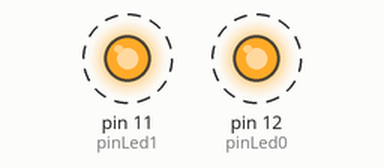
This sketch was run on a simulated Arduino Uno, built with avr-gcc and run on an emulated ATmega328P. Parts: output pins drawn as LEDs (lit = HIGH). Dashed ring = blinking.

Above: at 0.02 s.
Timing chart, 0 to 3.0 s (numbered marks = the images above):
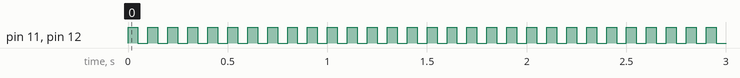

The sketch:

01_LED_test.ino
```cpp
int pinLed0 = 12;
int pinLed1 = 11;

void setup() {       // 초기화
  // put your setup code here, to run once:
  pinMode(pinLed0, OUTPUT);     // 12번 핀을 출력으로 설정
  pinMode(pinLed1, OUTPUT);     // 11번 핀을 출력으로 설정
}

void loop() {
  // put your main code here, to run repeatedly:
  digitalWrite(pinLed0, HIGH);  // 13번 핀에 HIGH 값을 출력.(5V)
  digitalWrite(pinLed1, HIGH);
  delay(50);                 // 1000ms(1초) 동안 지연
  digitalWrite(pinLed0, LOW);   // 13번 핀에 LOW 값을 출력.(0V)
  digitalWrite(pinLed1, LOW);
  delay(50);                 // 1000ms(1초) 동안 지연
}
```

Measured:
- by itself, pin 11 (pinLed1), pin 12 (pinLed0): alternates HIGH for 0.05 s and LOW for 0.05 s
